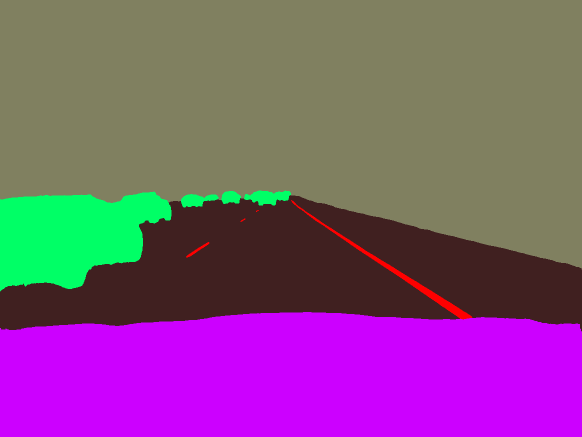
#> input picture masks/1763_0812e2149c1b5609_2018-08-07--10-28-56_5_971.png, 1164 x 874 px (shown at 1/2 size); its folder holds only this picture in this run
$ python gen_vectors.py
#> lines starting #> are read from the running program, lines starting #| are printed output that depends on the picture; after the words box and inside, x2 and y2 are one past the last pixel; in counts of white or black regions, pixels touching at a corner belong together
#> further down, img is the input picture: shape (874, 1164, 4); mean R, G, B, A 130.4, 81.7, 126.7, 255
import numpy as np
import matplotlib.pyplot as plt

from skimage import measure
from skimage.io import imread
from skimage.color import rgb2gray,rgba2rgb

MASK = dict(road=(1,32), back=(1,128), me=(0,204), lane=(0,255), car=(1,255))


# rgba image in, return 1 for the interested, 0 the rest
def mask_out(r, color_type):
    #print(r.shape)
    h,w,_ = r.shape
    r=r[:,:,:3]
    r2=np.zeros((h,w))
    # road 1:32 back 1:128 me 0:204 lane 0:255 car 1:255
    mask = MASK
    for x in range(w):
        for y in range(h):
            if r[y,x,mask[color_type][0]] == mask[color_type][1]:
                r2[y,x] = 1 # road
            elif color_type == 'road' and r[y,x,mask['lane'][0]] == mask['lane'][1]:
                r2[y,x] = 1 # convert lane to road
            elif color_type == 'road' and r[y,x,mask['me'][0]] == mask['me'][1]:
                r2[y,x] = 1 # convert me to road
            else:
                r2[y,x] = 0
    return r2

# car 255, lane 192, road 127 , back 64 , me 0
#r[r==(64,32,32)] = 127 # back   0
#r[r==(128,128,96)] = 0 # road .25
#r[r==(204,0,255)] = 64 # me    .5
#r[r==(255,0,0)] = 192 # lane   .75
#r[r==(0,255,102)] = 255 # car 1


def uniq_color(r):
    v = {}
    for x in range(w):
        for y in range(h):
            a = r[y,x]
            if a not in v:
                v[a] = 1
    return list(v.keys())


def get_approx_contour(conts):
    result = {}
    for color_type in ['lane', 'road', 'me', 'car']:
        approx_c = []
        for c in conts[color_type]:
            contour = np.array(c)
            coords = measure.approximate_polygon(contour, tolerance=2)
            approx_c.append(coords.tolist())
        result[color_type] = approx_c
    return result


def one_fname(img):
    result = {}
    for color_type in ['lane', 'road', 'me', 'car']:
        r = mask_out(img, color_type)
        contours = measure.find_contours(r, 0.1)
        print(color_type, len(contours))
        print([len(c) for c in contours])
        result[color_type] = [c.tolist() for c in contours]
#> this loop made 4 passes
#> contours on passes 1 to 4: 4 point arrays, longest 1205 points, 1 point arrays, longest 1736 points, 1 point arrays, longest 1293 points, 4 point arrays, longest 1047 points
#| lane 4
#| [1205, 21, 35, 157]
#| road 1
#| [1736]
#| me 1
#| [1293]
#| car 4
#| [291, 141, 1047, 233]
#> pass 1, in one_fname, `r = mask_out(img, color_type)`:
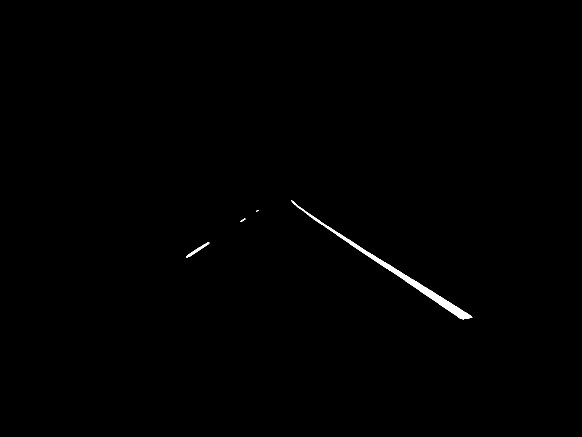
#> r: shape (874, 1164) float64 (shown at 1/2 size); values 0 (black) and 1 (white), 0.4% white; 4 white regions (1 under 20 px), largest, box (x1, y1, x2, y2) and area: (582, 400, 945, 639) 3761, (372, 484, 419, 515) 258, (481, 437, 491, 444) 27
#> pass 2, in one_fname, `r = mask_out(img, color_type)`:
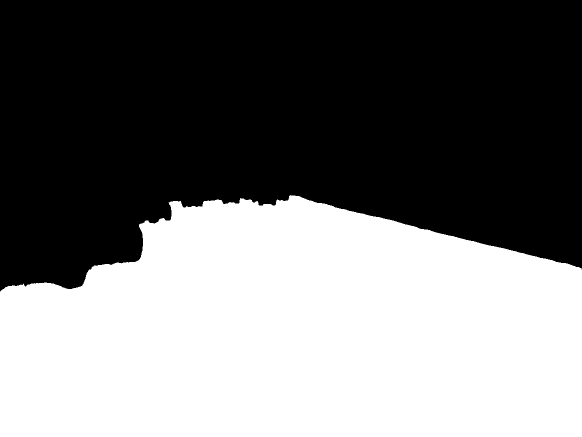
#> r: shape (874, 1164) float64 (shown at 1/2 size); values 0 (black) and 1 (white), 45.9% white; 1 white region, box (x1, y1, x2, y2) and area: (0, 390, 1164, 874) 467295
#> pass 3, in one_fname, `r = mask_out(img, color_type)`:
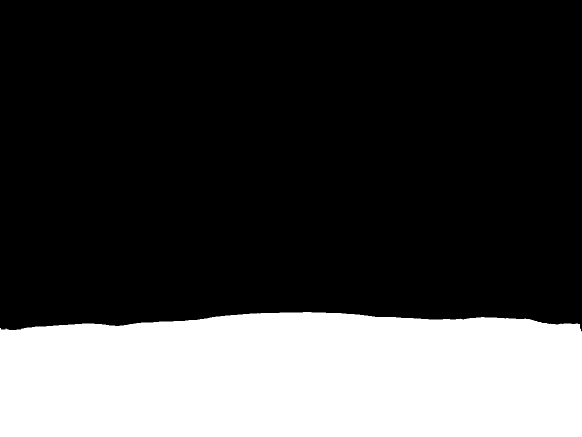
#> r: shape (874, 1164) float64 (shown at 1/2 size); values 0 (black) and 1 (white), 26.9% white; 1 white region, box (x1, y1, x2, y2) and area: (0, 624, 1164, 874) 273317
#> after the loop:
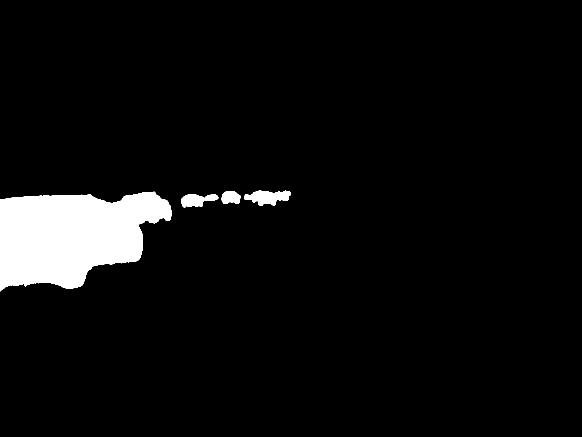
#> r: shape (874, 1164) float64 (shown at 1/2 size); values 0 (black) and 1 (white), 5.1% white; 4 white regions, box (x1, y1, x2, y2) and area: (0, 383, 343, 583) 48363, (488, 381, 582, 411) 1822, (362, 388, 438, 415) 1270, (442, 382, 482, 408) 788
#> after the loop, result = 4 items
    return result

import os
import json
import psutil
import random

def cpu_balance():
    per = psutil.sensors_temperatures()['coretemp'][1:]
    mask = []
    min_temp = 100
    min_idx = -1
    for idx in range(5):
       if per[idx].current < min_temp:
           min_temp = per[idx].current
           min_idx = idx
    if min_idx > -1:
      p = psutil.Process()
      mask = min_idx *2 + random.randint(0, 1)
      p.cpu_affinity([mask])
      print('affinity', mask)

for fname in os.listdir('masks'):
    if fname[-4:] != '.png':
        continue
    data = {}
    gen_contour = True
    j_path = os.path.join('vectors', fname[:-4]+'.json')
    if os.path.exists(j_path):
        with open(j_path) as fjson:
            data = json.load(fjson)
            if 'contours' in data:
                gen_contour = False
    print(fname)
    #cpu_balance()
    img = imread(os.path.join('masks', fname))
    if gen_contour:
        j_format = one_fname(img)
#> j_format = 4 items
        data['contours'] = j_format
    data['approx_c'] = get_approx_contour(data['contours'])
    with open(j_path, 'w') as fjson:
        json.dump(data, fjson)
    #break
